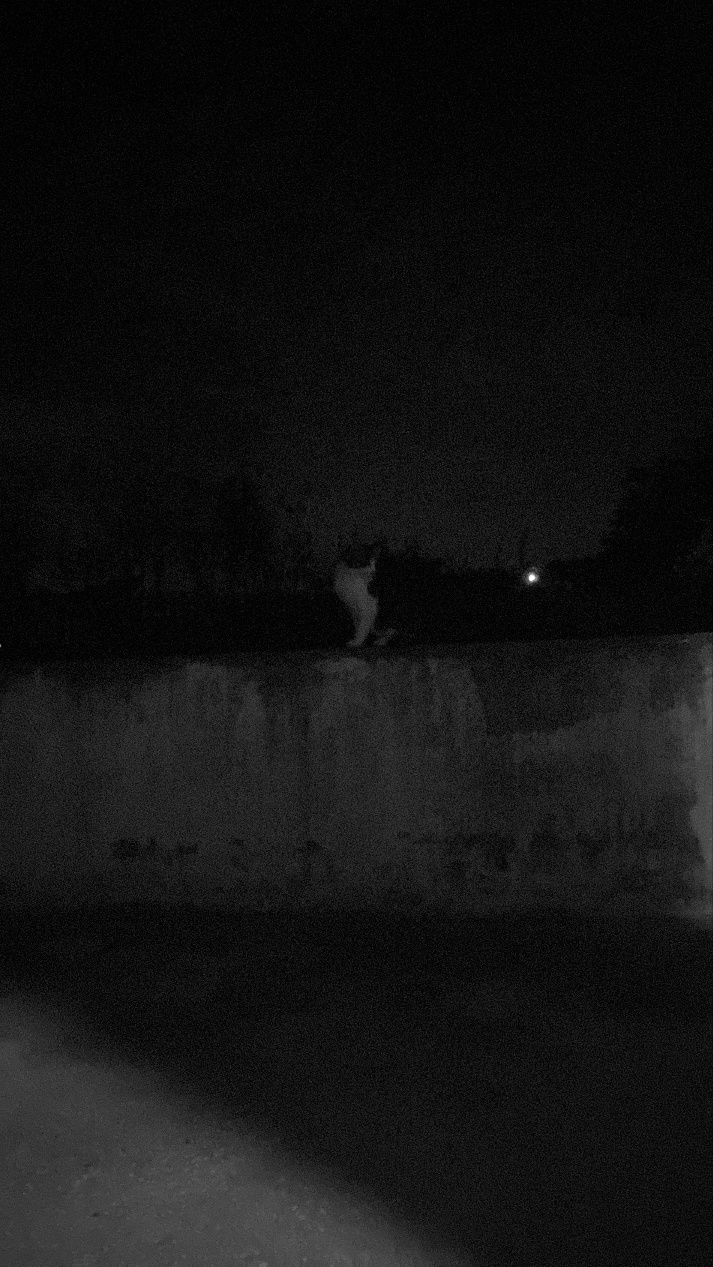
#> input picture 20260330/20260330_Assignment1_Histogram/input.jpg, 713 x 1267 px
$ python main.py
#> lines starting #> are read from the running program, lines starting #| are printed output that depends on the picture
import cv2
import numpy as np
import matplotlib.pyplot as plt
from skimage.metrics import peak_signal_noise_ratio as psnr
from skimage.metrics import structural_similarity as ssim
from skimage.metrics import mean_squared_error as mse

def imread_korean(path):
#> called with path = 'input.jpg'
    img_array = np.fromfile(path, np.uint8)
    return cv2.imdecode(img_array, cv2.IMREAD_GRAYSCALE)
#> returned value is the input picture: shape (1267, 713); min 0, max 255, mean 19.1

img = imread_korean('input.jpg')

if img is None:
    print("Error: Images not found")
else:
    equ = cv2.equalizeHist(img)
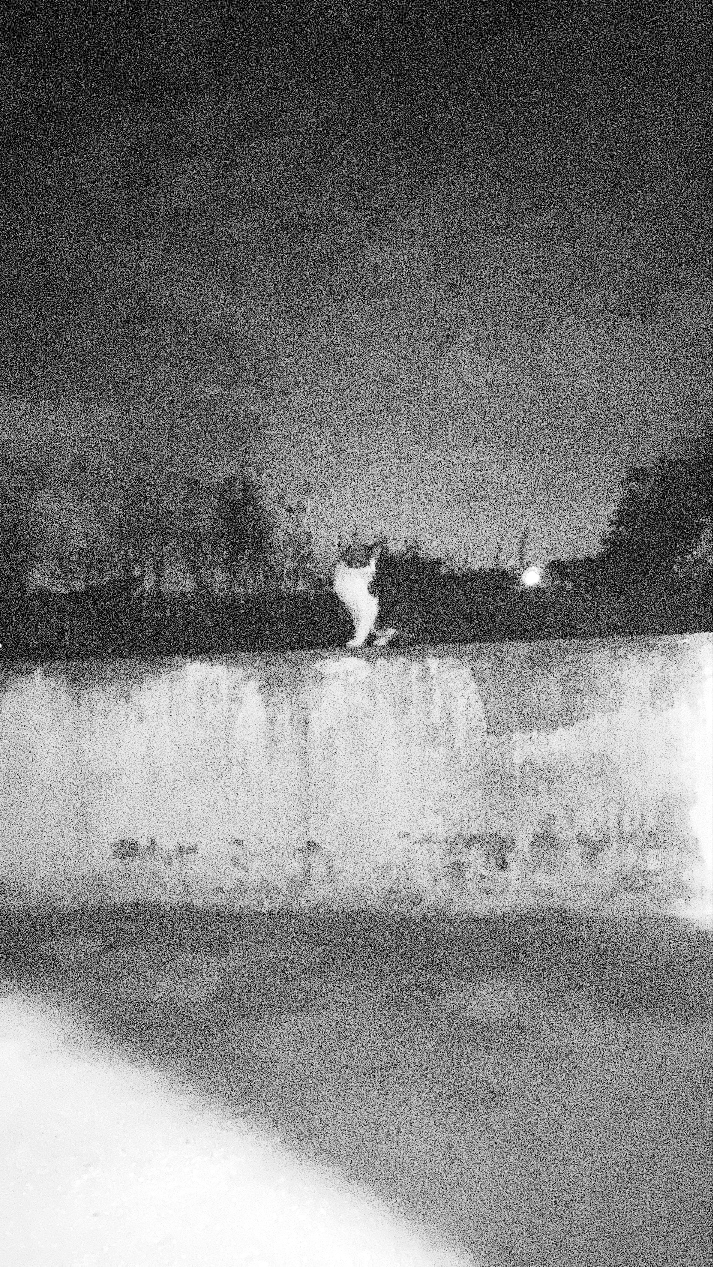
#> equ: shape (1267, 713); min 0, max 255, mean 124

    clahe = cv2.createCLAHE(clipLimit=2.0, tileGridSize=(8,8))
    cl1 = clahe.apply(img)
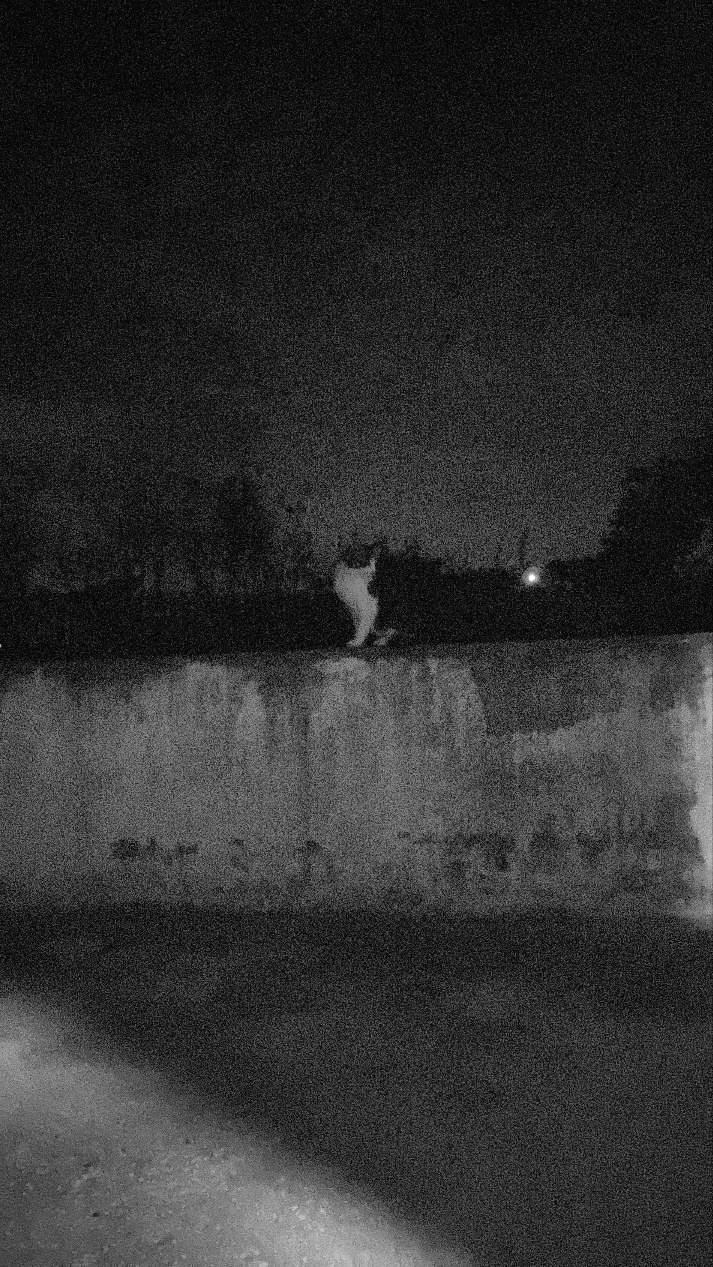
#> cl1: shape (1267, 713); min 1, max 255, mean 47.4

    psnr_val = psnr(img, cl1)
#> psnr_val = 17.4
    mse_val = mse(img, cl1)
#> mse_val = 1183.4
    ssim_val = ssim(img, cl1, data_range=cl1.max() - cl1.min())
#> ssim_val = 0.461

    print(f"--- 평가 결과 (Original vs CLAHE) ---")
    print(f"PSNR: {psnr_val:.2f}")
#| PSNR: 17.40
    print(f"MSE: {mse_val:.2f}")
#| MSE: 1183.37
    print(f"SSIM: {ssim_val:.2f}")
#| SSIM: 0.46

    titles = ['Original', 'Equalization', 'CLAHE']
    images = [img, equ, cl1]

    plt.figure(figsize=(12, 8))
    for i in range(3):
        plt.subplot(2, 3, i+1)
        plt.imshow(images[i], 'gray')
        plt.title(titles[i])
        plt.axis('off')

        plt.subplot(2, 3, i+4)
        plt.hist(images[i].ravel(), 256, [0,256])
        plt.title(f'Hist {titles[i]}')

    plt.tight_layout()
    plt.show()
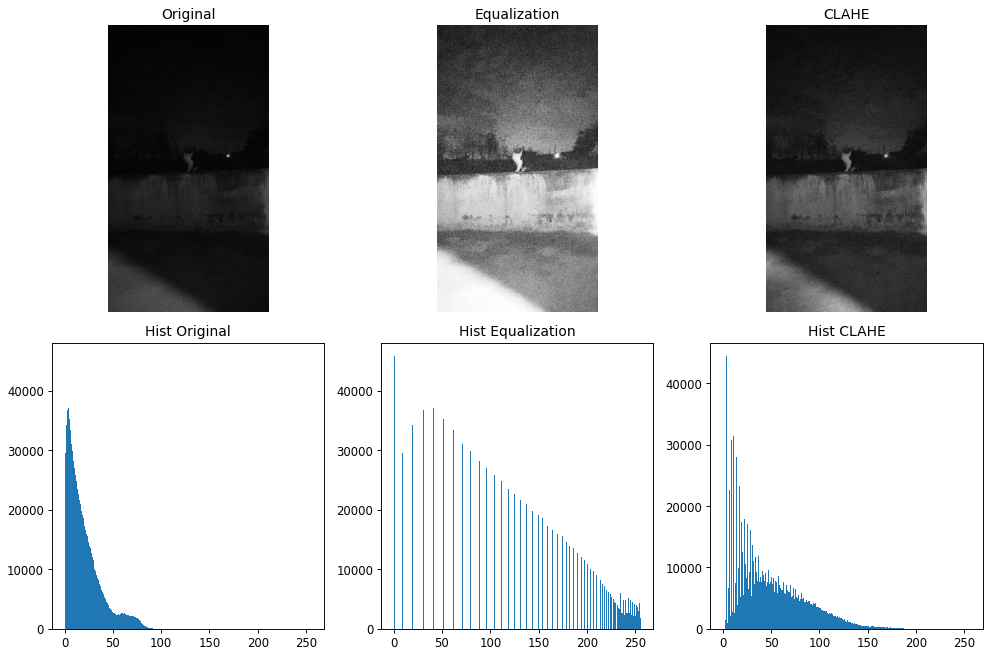
#> figure drawn by matplotlib, 6 panels; panel 2: tallest bar 45761 high, from x = 0 to 1; panel 4: tallest bar 45761 high, from x = 0 to 1; panel 6: tallest bar 44377 high, from x = 3 to 4
